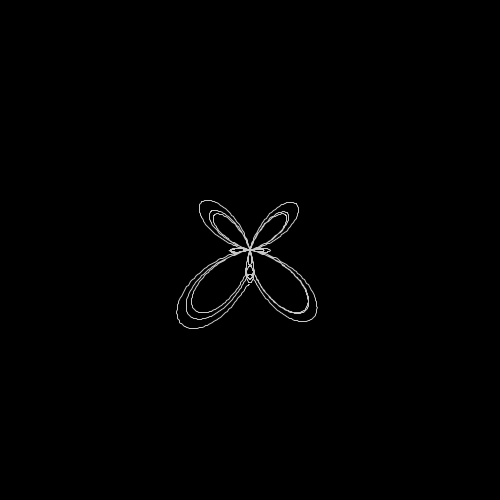
Frame 1 (no input)
Frame 60 (the mouse pressed at the canvas centre just before this capture): identical to frame 1, image omitted
Frame 120 (the mouse held since frame 60 and released just before this capture): identical to frame 1, image omitted

The Processing sketch that drew this single still picture (run headless with seeded random() and noise(); from frame 60 on, the mouse is pressed at the canvas centre):

// Processing sketch: parametricCurves
// ── parametricCurves.pde
void setup() {
  size(500,500);
}

float stepSize;
float e = 2.71828; 

void draw() {
  background(0);
  //stepSize = float(mouseY)/height + 0.01;
  stepSize = PI/256;
  translate(width/2,height/2);
  //scale(200);
  scale(20);
  //scale(50);
  stroke(200);
  noFill();
  strokeWeight(1.0/20);
  float m = float(mouseX)/width * 10;
  float q = float(mouseY)/height * 10;
  beginShape();
  //for(float t=0; t<map(mouseX, 0,width, 1,50)*PI; t+=stepSize) {
  for(float t=0; t<6*PI; t+=stepSize) {
    //vertex(fx(t,m),fy(t,m));
    //vertex(lx(t,5.0*mouseX/width),ly(t,5.0*mouseY/height));
    vertex(bx(t),by(t));
    //vertex(hx(t,5,q,m), hy(t,5,q,m));
  }
  endShape();
  //endShape();
}

float fx(float t, float m) {
  return cos(t);
}
float fy(float t, float m) {
  return sin(t)*pow(sin(0.5*t),m);
}

float lx(float t, float k) {
  return cos(k*t);
}
float ly(float t, float k) {
  return sin(k*t);
}

float bx(float t) {
  return sin(t) * (pow(e,cos(t)) - 2*cos(4*t) + pow(sin(t/12),5));
}
float by(float t) {
  return cos(t) * (pow(e,cos(t)) - 2*cos(4*t) + pow(sin(t/12),5));
}

float hx(float t, float R, float r, float d) {
  return (R-r)*cos(t) + d*cos(t*(R-r)/r); 
}
float hy(float t, float R, float r, float d) {
  return (R-r)*sin(t) - d*sin(t*(R-r)/r);
}
